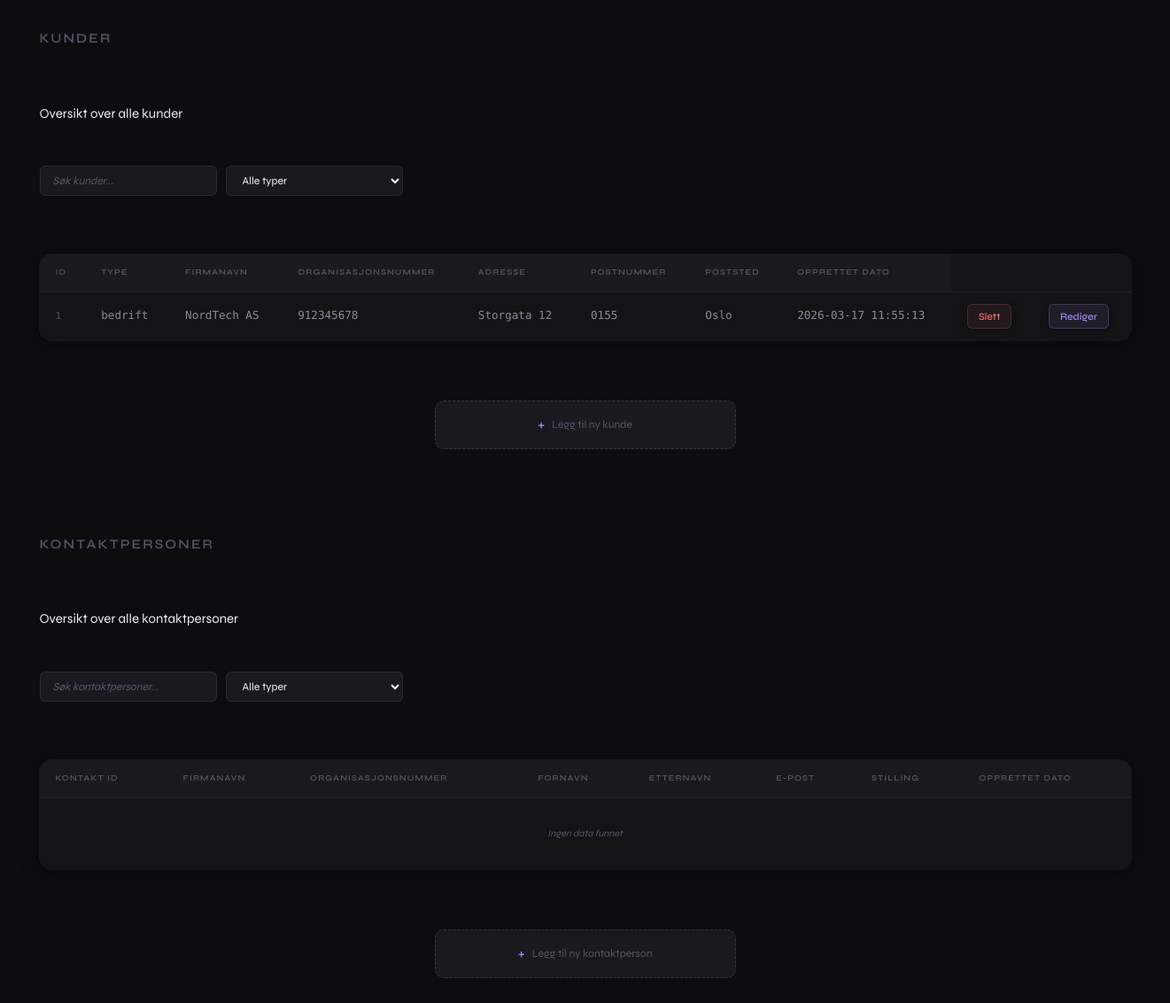
Before: / with the older database file.
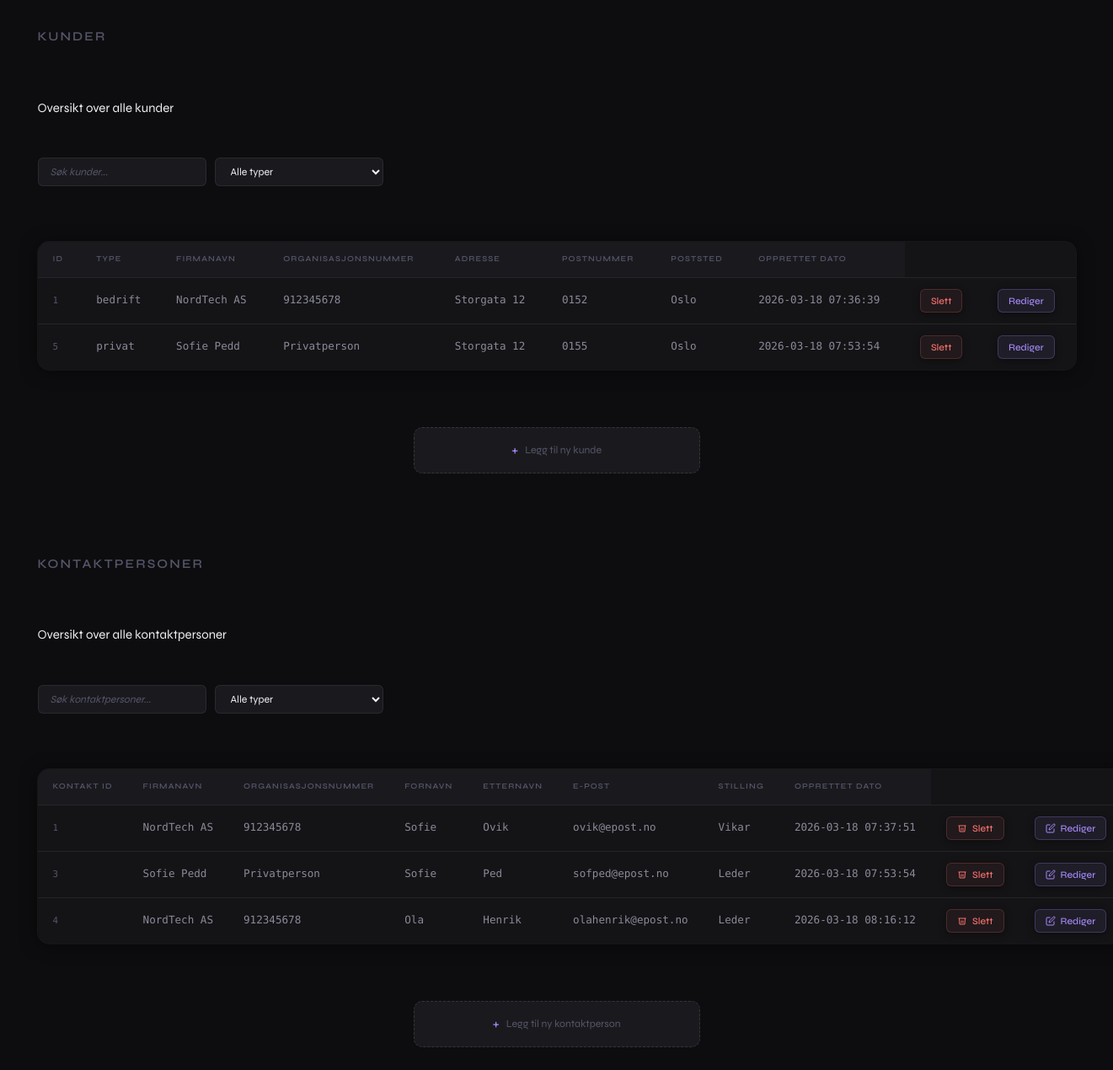
After: the same page with the newer database file.
### tables this page shows
CREATE TABLE `kunder` (
  `kunde_id` int(11) NOT NULL,
  `kundetype` enum('privat','bedrift') NOT NULL,
  `firmanavn` varchar(100) DEFAULT NULL,
  `organisasjonsnummer` varchar(50) DEFAULT NULL,
  `adresse_id` int(11) DEFAULT NULL,
  `opprettet_dato` timestamp NOT NULL DEFAULT current_timestamp(),
  `oppdatert_dato` timestamp NULL DEFAULT NULL ON UPDATE current_timestamp()
);

CREATE TABLE `adresser` (
  `adresse_id` int(11) NOT NULL,
  `gate` varchar(255) NOT NULL,
  `postnummer` varchar(10) NOT NULL
);

CREATE TABLE `steder` (
  `sted_id` int(11) NOT NULL,
  `poststed` varchar(100) NOT NULL
);

CREATE TABLE `kontaktpersoner` (
  `kontakt_id` int(11) NOT NULL,
  `kunde_id` int(11) NOT NULL,
  `fornavn` varchar(100) NOT NULL,
  `etternavn` varchar(100) NOT NULL,
  `epost` varchar(100) DEFAULT NULL,
  `telefon` varchar(30) DEFAULT NULL,
  `stilling` varchar(100) DEFAULT NULL,
  `opprettet_dato` timestamp NOT NULL DEFAULT current_timestamp(),
  `oppdatert_dato` timestamp NULL DEFAULT NULL ON UPDATE current_timestamp()
);

### db.php (called while the page is built, shortened)
<?php
$hostname = "localhost";
$username = "root";
$password = "";
$database = "crm_gr1";
$conn = new mysqli($hostname, $username, $password, $database);
$sqlkunder = "SELECT * FROM kunder";
$sqlkontaktpersoner = "SELECT * FROM kontaktpersoner";
$resultkunder = $conn->query($sqlkunder);
$resultkontaktpersoner = $conn->query($sqlkontaktpersoner);
?>

### config.php (called while the page is built, shortened)
<?php
require_once "db.php";
$editing_kunde_id = isset($_GET['edit_kunde']) ? intval($_GET['edit_kunde']) : null;
$editing_kontakt_id = isset($_GET['edit_kontakt']) ? intval($_GET['edit_kontakt']) : null;
?>

### index.php (the view, shortened to what the rows shown need)
<?php
require_once "config.php";
?>
<!DOCTYPE html>
<html lang="en">
<head>
    <link rel="stylesheet" href="src/css/styl.css">
</head>
<body>
    <main>
        <h2>Kunder</h2>
        <table id="kundeTable" style="margin: auto;">
            <tr><th>ID</th><th>Type</th><th>Firmanavn</th><th>Organisasjonsnummer</th><th>Adresse</th><th>Postnummer</th><th>Poststed</th><th>Opprettet dato</th></tr>
            <?php
            if ($resultkunder->num_rows > 0) {
                while($row = $resultkunder->fetch_assoc()) {
                    $adresseText = '';
                    $postnummerText = '';
                    $poststedText = '';
                    if (!empty($row['adresse_id'])) {
                        $adresseQuery = $conn->query("SELECT gate, postnummer FROM adresser WHERE adresse_id = " . intval($row['adresse_id']));
                        if ($adresseQuery && $adresseRow = $adresseQuery->fetch_assoc()) {
                            $adresseText = $adresseRow['gate'];
                            $postnummerText = $adresseRow['postnummer'];
                            $postQuery = $conn->query("
                                SELECT s.poststed
                                FROM postnumre p, steder s
                                WHERE p.postnummer = '" . $conn->real_escape_string($postnummerText) . "'
                                AND p.sted_id = s.sted_id
                            ");
                            if ($postQuery && $postRow = $postQuery->fetch_assoc()) {
                                $poststedText = $postRow['poststed'];
                            }
                        }
                    }
                    if ($editing_kunde_id !== null && $editing_kunde_id == $row["kunde_id"]) {
                        echo "<tr>
                                <form method='post' action='rediger.php'>
                                    <td>" . htmlspecialchars($row["kunde_id"], ENT_QUOTES) . "</td>
                                    <td><input type='text' name='kundetype' value='" . htmlspecialchars($row["kundetype"], ENT_QUOTES) . "' required></td>
                                    <td><input type='text' name='firmanavn' value='" . htmlspecialchars($row["firmanavn"], ENT_QUOTES) . "' required></td>
                                    <td><input type='text' name='organisasjonsnummer' value='" . htmlspecialchars($row["organisasjonsnummer"], ENT_QUOTES) . "' required></td>
                                    <td><input type='text' name='adresse' value='" . htmlspecialchars($adresseText, ENT_QUOTES) . "' required></td>
                                    <td>" . htmlspecialchars($postnummerText) . "</td>
                                    <td>" . htmlspecialchars($poststedText) . "</td>
                                    <td>" . htmlspecialchars($row["opprettet_dato"]) . "</td>
                                    <td>
                                        <a href='index.php'><button type='button'>Avbryt</button></a>
                                    </td>
                                    <td>
                                        <button type='submit' name='SaveKunde' value='" . $row["kunde_id"] . "'>Lagre</button>
                                    </td>
                                </form>
                            </tr>";
                    } else {
                        echo "<tr data-type='" . htmlspecialchars($row["kundetype"], ENT_QUOTES) . "'>
                                <td>" . htmlspecialchars($row["kunde_id"]) . "</td>
                                <td>" . htmlspecialchars($row["kundetype"]) . "</td>
                                <td>" . htmlspecialchars($row["firmanavn"]) . "</td>
                                <td>" . htmlspecialchars($row["organisasjonsnummer"]) . "</td>
                                <td>" . htmlspecialchars($adresseText) . "</td>
                                <td>" . htmlspecialchars($postnummerText) . "</td>
                                <td>" . htmlspecialchars($poststedText) . "</td>
                                <td>" . htmlspecialchars($row["opprettet_dato"]) . "</td>
                                <td>
                                    <form method='GET' action='delete.php'>
                                        <input type='hidden' name='id' value='" . $row['kunde_id'] . "'>
                                        <button type='submit' onclick=\"return confirm('Er du sikker på at du vil slette denne kunden?')\">Slett</button>
                                    </form>
                                </td>
                                <td>
                                    <form method='GET' action='redigerkunde.php'>
                                        <input type='hidden' name='id' value='{$row['kunde_id']}'>
                                        <button type='submit' class='btn btn-edit'>Rediger</button>
                                    </form>
                                </td>
                            </tr>";
                    }
                }
            } else {
                echo "<tr><td colspan='8'>Ingen data funnet</td></tr>";
            }
            ?>
        </table>
    </main>
    <main>
        <h2>Kontaktpersoner</h2>
        <table id="kontaktpersonTable" style="margin: auto;">
            <tr><th>Kontakt id</th><th>Firmanavn</th><th>Organisasjonsnummer</th><th>Fornavn</th><th>Etternavn</th><th>E-post</th><th>Stilling</th><th>Opprettet dato</th></tr>
            <?php
            $sqlAllKunder = "SELECT kunde_id, firmanavn, organisasjonsnummer, kundetype FROM kunder";
            $resultAllKunder = $conn->query($sqlAllKunder);
            $kundeliste = [];
            while ($k = $resultAllKunder->fetch_assoc()) {
                $kundeliste[$k['kunde_id']] = [
                    'firmanavn' => $k['firmanavn'],
                    'organisasjonsnummer' => $k['organisasjonsnummer'] ?? '',
                    'kundetype' => $k['kundetype'] ?? ''
                ];
            }
            if ($resultkontaktpersoner->num_rows > 0) {
                while($row = $resultkontaktpersoner->fetch_assoc()) {
                    if ($editing_kontakt_id !== null && $editing_kontakt_id == $row["kontakt_id"]) {
                        $kundeOptions = "";
                        foreach ($kundeliste as $kid => $fnavn) {
                            $selected = ($kid == $row["kunde_id"]) ? "selected" : "";
                            $kundeOptions .= "<option value='$kid' $selected>" . htmlspecialchars($fnavn['firmanavn'], ENT_QUOTES) . "</option>";
                        }
                        echo "<tr>
                                <form method='post' action='rediger.php'>
                                    <td>" . htmlspecialchars($row["kontakt_id"], ENT_QUOTES) . "</td>
                                    <td><select name='kunde_id'>$kundeOptions</select></td>
                                    <td><input type='text' name='fornavn' value='" . htmlspecialchars($row["fornavn"], ENT_QUOTES) . "' required></td>
                                    <td><input type='text' name='etternavn' value='" . htmlspecialchars($row["etternavn"], ENT_QUOTES) . "' required></td>
                                    <td><input type='email' name='epost' value='" . htmlspecialchars($row["epost"], ENT_QUOTES) . "' required></td>
                                    <td><input type='text' name='stilling' value='" . htmlspecialchars($row["stilling"] ?? '', ENT_QUOTES) . "'></td>
                                    <td>Oppdateres automatisk</td>
                                    <td>
                                        <a href='index.php'><button type='button'>Avbryt</button></a>
                                    </td>
                                    <td>
                                        <button type='submit' name='SaveKontakt' value='" . $row["kontakt_id"] . "'>Lagre</button>
                                    </td>
                                </form>
                              </tr>";
                    } else {
                        $kundeInfo = $kundeliste[$row['kunde_id']] ?? [
                            'firmanavn'=>'Ukjent',
                            'organisasjonsnummer'=>'Ukjent',
                            'kundetype'=>''
                        ];
                        $firmanavn = $kundeInfo['firmanavn'];
                        $orgnr = $kundeInfo['organisasjonsnummer'];
                        $kundetype = $kundeInfo['kundetype'];
                        echo "<tr
                                data-type='" . htmlspecialchars($row["stilling"], ENT_QUOTES) . "'
                                data-kundetype='" . htmlspecialchars($kundetype, ENT_QUOTES) . "'>
                                <td>" . htmlspecialchars($row["kontakt_id"]) . "</td>
                                <td>" . htmlspecialchars($firmanavn) . "</td>
                                <td>" . htmlspecialchars($orgnr) . "</td>
                                <td>" . htmlspecialchars($row["fornavn"]) . "</td>
                                <td>" . htmlspecialchars($row["etternavn"]) . "</td>
                                <td>" . htmlspecialchars($row["epost"]) . "</td>
                                <td>" . htmlspecialchars($row["stilling"] ?? '') . "</td>
                                <td>" . htmlspecialchars($row["opprettet_dato"]) . "</td>
                                <td>
                                    <form method='GET' action='delete.php'>
                                        <input type='hidden' name='kontakt_id' value='" . $row['kontakt_id'] . "'>
                                        <button type='submit' onclick=\"return confirm('Er du sikker på at du vil slette denne kontaktpersonen?')\"><svg width='12' height='12' viewBox='0 0 24 24' fill='none' stroke='currentColor' stroke-width='2'><polyline points='3 6 5 6 21 6'/><path d='M19 6l-1 14H6L5 6'/><path d='M10 11v6M14 11v6'/></svg> Slett</button>
                                    </form>
                                </td>
                                <td>
                                    <form method='GET' action='redigerkontakt.php'>
                                        <input type='hidden' name='id' value='" . $row['kontakt_id'] . "'>
                                        <button type='submit' name='EditKontakt' class='btn btn-edit'>
                                            <svg width='12' height='12' viewBox='0 0 24 24' fill='none' stroke='currentColor' stroke-width='2'>
                                                <path d='M11 4H4a2 2 0 0 0-2 2v14a2 2 0 0 0 2 2h14a2 2 0 0 0 2-2v-7'/>
                                                <path d='M18.5 2.5a2.121 2.121 0 0 1 3 3L12 15l-4 1 1-4 9.5-9.5z'/>
                                            </svg>
                                            Rediger
                                        </button>
                                    </form>
                                </td>
                            </tr>";
                    }
                }
            } else {
                echo "<tr><td colspan='9'>Ingen data funnet</td></tr>";
            }
            ?>
        </table>
    </main>
</body>
</html>

Changed rows visible on the page:
changed kunder "bedrift": adresse.postnummer "0155" → "0152"; opprettet_dato "2026-03-17 11:55:13" → "2026-03-18 07:36:39"
added kunder: kunde_id "5", kundetype "privat", firmanavn "Sofie Pedd", adresse.gate "Storgata 12", adresse.postnummer "0155", steder.poststed "Oslo", opprettet_dato "2026-03-18 07:53:54"
added kontaktpersoner: kontakt_id "1", kunde "NordTech AS", kunde "912345678", fornavn "Sofie", etternavn "Ovik", epost "ovik@epost.no", stilling "Vikar", opprettet_dato "2026-03-18 07:37:51"
added kontaktpersoner: kontakt_id "3", kunde "Sofie Pedd", fornavn "Sofie", etternavn "Ped", epost "sofped@epost.no", stilling "Leder", opprettet_dato "2026-03-18 07:53:54"
added kontaktpersoner: kontakt_id "4", kunde "NordTech AS", kunde "912345678", fornavn "Ola", etternavn "Henrik", epost "olahenrik@epost.no", stilling "Leder", opprettet_dato "2026-03-18 08:16:12"
Other visible differences:
text no longer shown: "Ingen data funnet"
